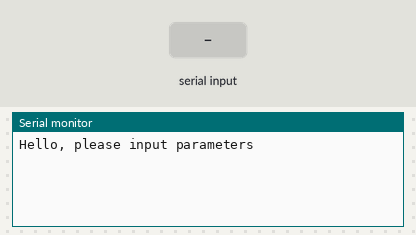
Recording of a sketch running on a simulated Arduino Uno, built with avr-gcc and run on an emulated ATmega328P. Parts: the last lines printed to the serial monitor. Inputs (shaded band) come from the test bench. Random numbers use the default seed unless the sketch sets one.

Above: at 1.0 s.
1.1 s: "90,45\n" received over Serial
At 3.3 s:
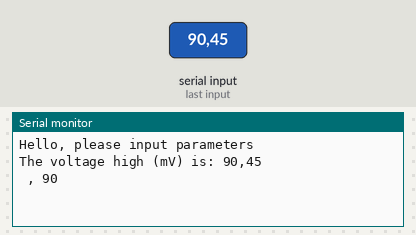
3.6 s: "30,150\n" received over Serial
At 5.5 s:
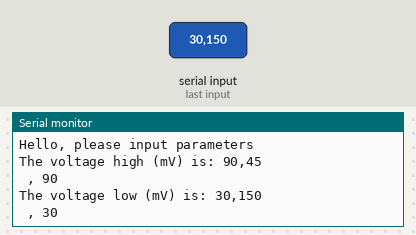
6.1 s: "1\n" received over Serial
At 8.1 s:
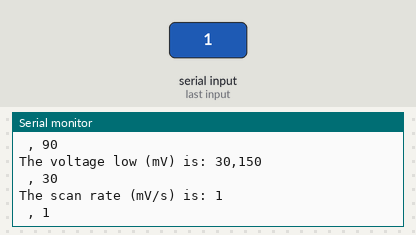
8.6 s: "0\n" received over Serial
At 10.8 s:
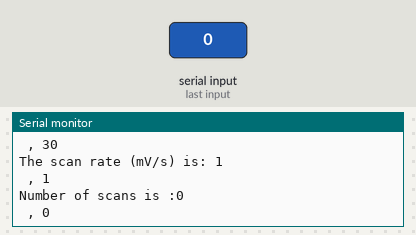
11.1 s: "5\n" received over Serial
At 13.0 s:
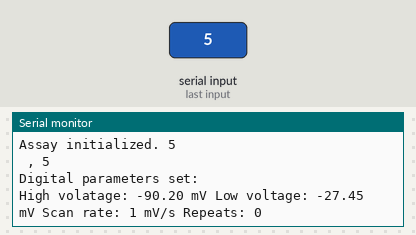
Timing chart, 0 to 14.5 s (numbered marks = the images above; inputs shaded):
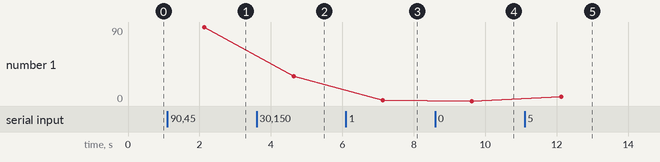

The sketch:

no-circuitry-random-output.ino
```cpp
int randInt = 0; char junk = ' ';

int high = -1; int low = -1; int scan = -1; int repeat = -1; int go = -1; double res = 2000.0/255.0;

String hString = "The voltage high (mV) is: "; String lString = "The voltage low (mV) is: "; String sString = "The scan rate (mV/s) is: ";
    String rString = "Number of scans is :"; String goString = "Assay initialized. ";

void setup() {
  // put your setup code here, to run once:
  Serial.begin(9600);
  Serial.println("Hello, please input parameters");
  Serial.flush();

   //get parameters
  high = convertVol(getParameter(hString));  low = convertVol(getParameter(lString));  scan = getParameter(sString);
      repeat = getParameter(rString);  go = getParameter(goString);

   //show parameter in digital selected
  Serial.println("Digital parameters set:");
  Serial.print("High volatage: "); Serial.print(convertDigital(high)); Serial.print(" mV ");  Serial.print("Low voltage: ");
      Serial.print(convertDigital(low)); Serial.print(" mV ");  Serial.print("Scan rate: "); Serial.print(scan); Serial.print(" mV/s ");
      Serial.print("Repeats: "); Serial.println(repeat);

  if(high != -1 && low != -1 && scan != -1 && repeat != -1 && go != -1){

    }else {(Serial.println("Parameters not input"));}
    delay(500);


}

void loop() {
  // put your main code here, to run repeatedly:
    if(high != -1 && low != -1 && scan != -1 && repeat != -1){
        if (repeat > 1){imitateScan(); repeat--;
        }else if (repeat == 1){imitateScan(); repeat = -1;}
    }else {Serial.println("Communication stopped"); Serial.end();};


}


int getParameter(String record){
  int out;
  byte bBuffer[50];
  String full;
  while (Serial.available() == 0);
  {
    full = Serial.readStringUntil("\r");
    out=full.toInt();
    Serial.print(record); Serial.print(full); Serial.print(" , "); Serial.println(out);
    while (Serial.available()> 0)
    { junk = Serial.read(); }
    return(out);
  }
}

double convertDigital(int convert){
  //code the digital value to be converted back to mV
  double conv1 = convert*res;
  double conv2 = conv1 - 1000;
  return(conv2);
}

int convertVol(int convert){
  // code the mV to be converted to the nearest 0-255 value in -1000 to 1000 range
  int conv2 = (-1 * convert) + 1000; //added after seeing opposite than literature in results of exp-103-023 Pt wire CE trials
  double resolution = 2000.0/255.0;
  double conv3 = (((double)conv2))/resolution;
  int conv4 = round(conv3);
  return(conv4);

}

void imitateScan(){
  //forward scan
  int val;
  for(val=high; val <= low; val++){
    randInt = random(0,1024);
    delay((1000/(scan/res)));
    Serial.print(val); Serial.print(","); Serial.println(randInt);
  }
  for(val = low; val >= high; val--){
        randInt = random(0,1024);
        delay(1000/(scan/res)); //pauses for delay required to fufill scan rate (ms)
        Serial.print(val); Serial.print(",");Serial.println(randInt);
      }
}
```

Measured:
- after the input at 1.1 s, the serial monitor: prints a new line after 1.0 s (image 1)
- after the input at 3.6 s, the serial monitor: prints a new line after 1.0 s (image 2)
- after the input at 6.1 s, the serial monitor: prints a new line after 1.0 s (image 3)
- after the input at 8.6 s, the serial monitor: prints a new line after 1.0 s (image 4)
- after the input at 11.1 s, the serial monitor: prints a new line after 1.0 s (image 5)
- plotted number 1: 90 → 30 after the input at 3.6 s, 30 → 1 after the input at 6.1 s, 1 → 0 after the input at 8.6 s, 0 → 5 after the input at 11.1 s
